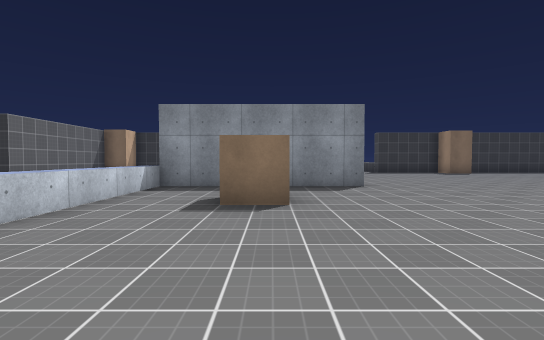
View 1 (above)

19 first-person views from a walk through a 3-D level made in the Unity game engine. The camera is 1.3 m above the floor, tilts 2° down and sees 85° across. The floor is counted in squares, 2 m on a side. Each view is taken from the middle of a square. On the plan, view 1 faces up. The plan holds only what a view shows up to about 9 squares ahead; the rest is blank. The place goes on beyond the plan. The player character is not drawn. Door leaves are left out, so doorways stand open. Surface patterns are stand-ins for the level's own textures.

View 2
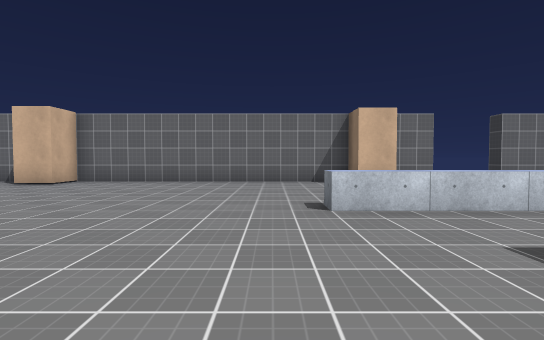

View 3
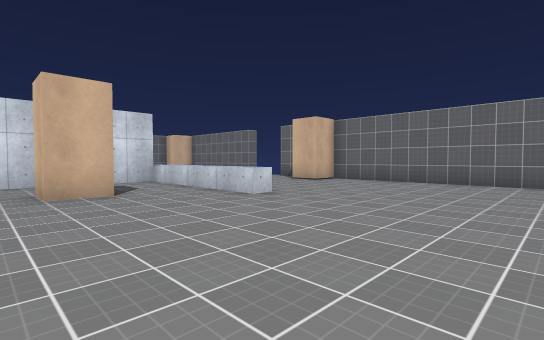

View 4
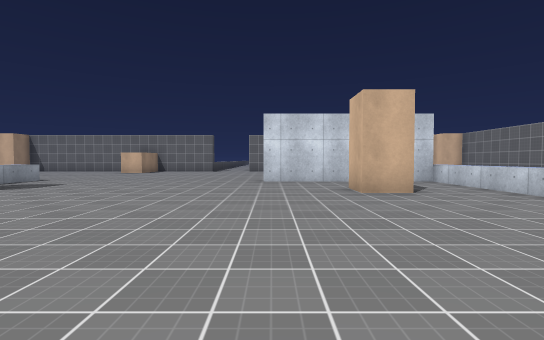

View 5
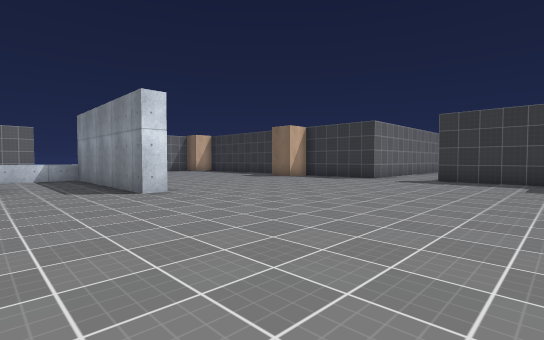

View 6
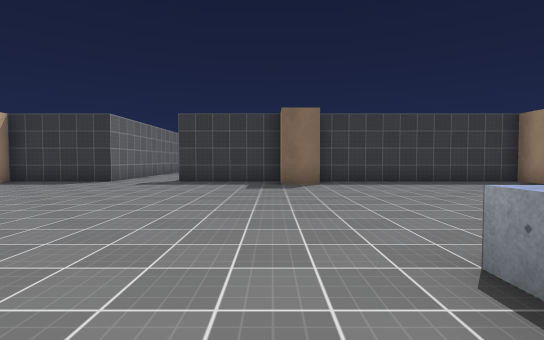

View 7
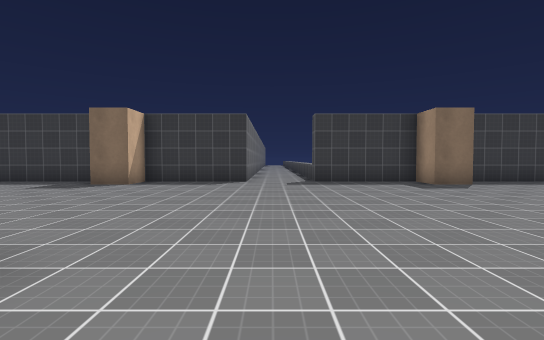

View 8
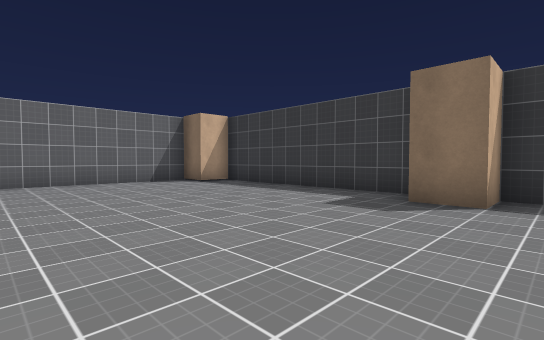

View 9
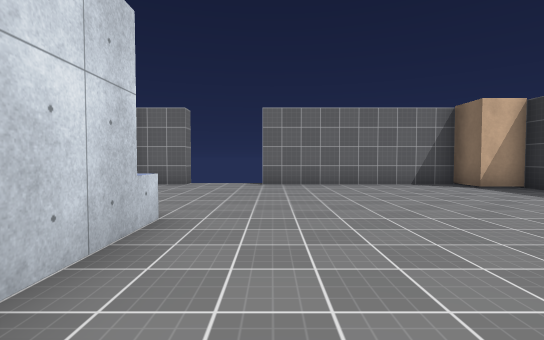

View 10
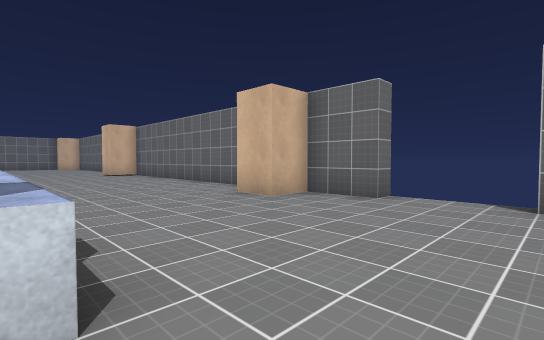

View 11
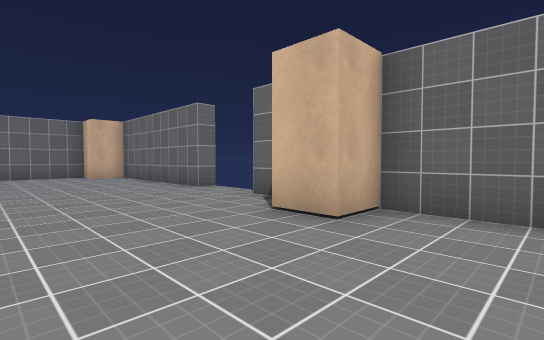

View 12
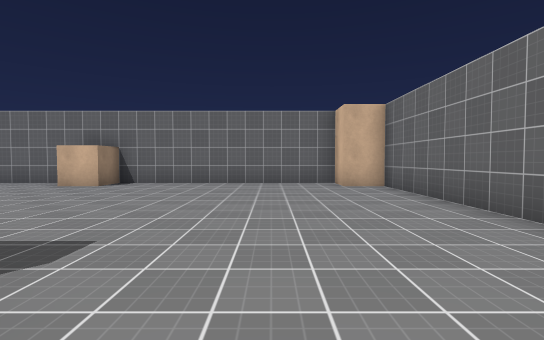

View 13
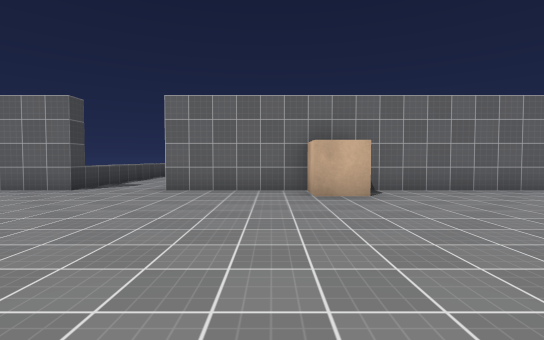

View 14
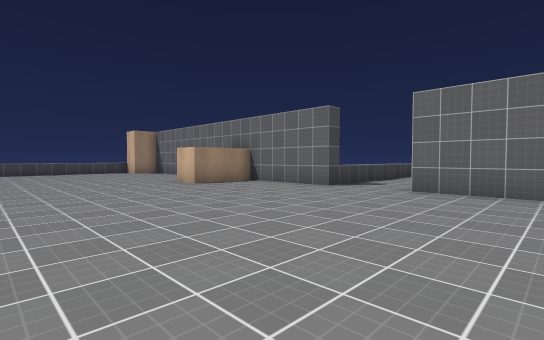

View 15
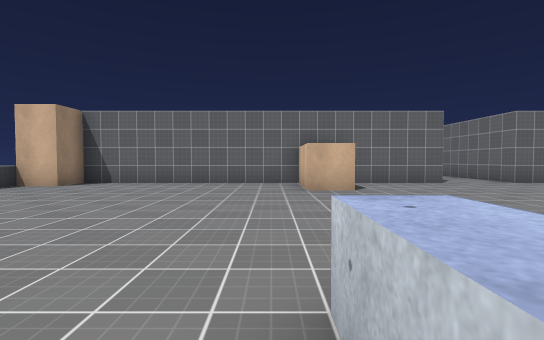

View 16
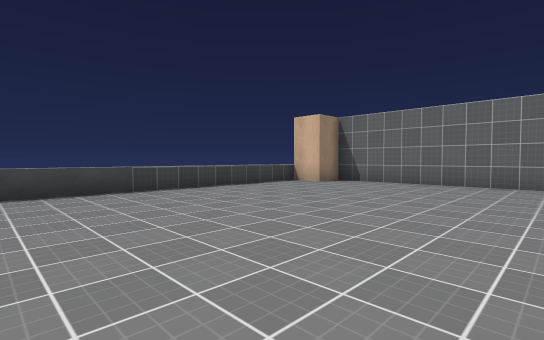

View 17
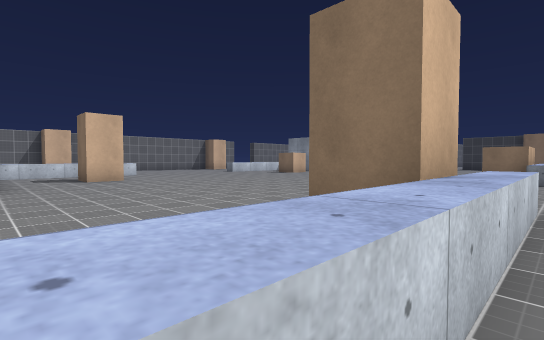

View 18
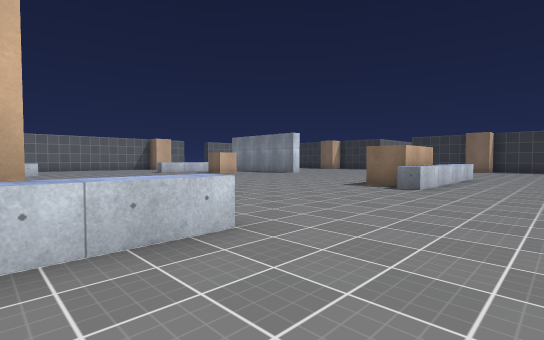

View 19
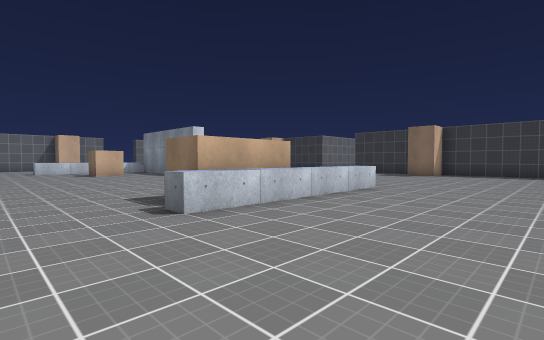

### Floor plan
Key: @ floor where view 1 was taken; # wall or solid block; . floor; D open door; ^ raised ledge.
Columns run from 8 left of view 1 to 17 right of it. Each row starts with its distance up from view 1.
 15  ###########DD###########
 14 ##......#........#......#
 13 #.....................
 12 #....................
 11 #....................
 10 #.....................
  9 #.....................
  8 D.....................
  7 D....^#####......^....
  6 #....^...........^....
  5 ##...^..#........#....
  4 #....^...........#....
  3 #....^...........^....
  2 #.....................
  1 #.....................
  0 #.......@....  ......
 -1 #.............  .....
 -2 #..............  ....
 -3 #....^.......... ^...
 -4 ##...^..#........#...
 -5 #....^...........^.
 -6 #....^...........^.......^
 -7 D....^#####......^.......^
 -8 D.....   ................^
 -9 #...... .................^
-10 #........................^
-11 #........................^
-12 #........................^
-13 #................#.......^
-14 ##......#........#......#
-15  ###########DD###########
-16             ..^
-17             ..^

Positions as (right, up) in squares from view 1, and headings:
1: (0, 0), facing up
2: (1, 2), facing left
3: (1, 2), facing down-left
4: (2, 2), facing down
5: (8, 5), facing up-left
6: (8, 6), facing up
7: (4, 6), facing up
8: (1, 9), facing up-left
9: (0, 9), facing left
10: (-3, 9), facing down-left
11: (-4, -2), facing down-left
12: (-5, -6), facing down
13: (1, -8), facing down
14: (1, -8), facing down-right
15: (10, -6), facing down
16: (10, -6), facing down-right
17: (10, -7), facing up-left
18: (12, -4), facing up-left
19: (13, 1), facing up-left
